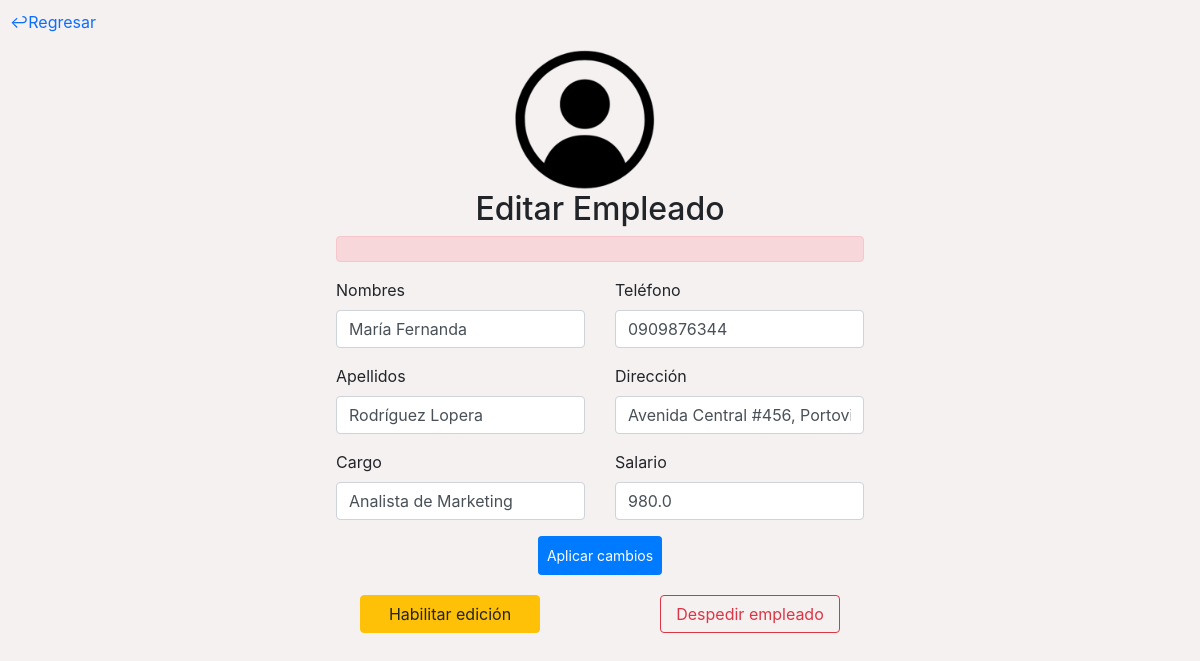
The page /administrar/empleado/2/ (signed in) on the database as committed earlier.
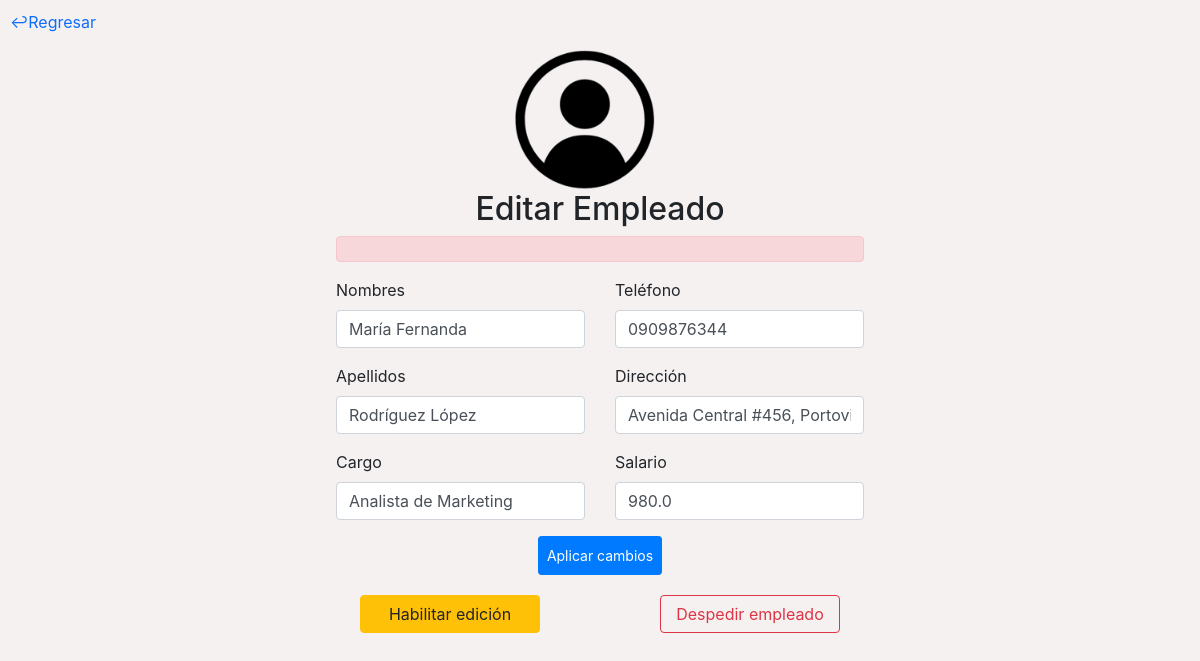
The same page on the database as committed later.
### SySdjango/Administracion/models.py (models this page shows, shortened)
class Empleado(models.Model):
    nombres = models.CharField(max_length=30)
    apellidos = models.CharField(max_length=30)
    cargo = models.CharField(max_length=100)
    telefono = models.CharField(max_length=20)
    direccion = models.CharField(max_length=200)
    fecha_ingreso = models.DateTimeField(auto_now_add=True)
    salario = models.FloatField()
    en_servicio = models.BooleanField(default=True)
    administrador = models.ForeignKey(User, on_delete=models.CASCADE)

### SySdjango/Administracion/views.py (the view, shortened to what this page needs)
# urls.py: path('administrar/empleado/<int:empleado_id>/', views.editarEmpleado, name="editarEmpleado"),
def editarEmpleado(request, empleado_id):
    empleado = Empleado.objects.get(id=empleado_id)
    idAdministrador = request.user.id
    if empleado.administrador.id == idAdministrador:
        if request.method == 'GET':
            return render(request, '02-editarEmpleado.html', {'empleado': empleado})
    else:
        return render(request, 'error.html', {'error':"Parece que has tratado de acceder a un dato que no es de tu dominio, si crees que es un error contacta a soporte"})

### templates/admTemplates/02-editarEmpleado.html (shortened to what the changed rows need)
{% load static %}
<!DOCTYPE html>
<html lang="en">
<head>
    <link href="https://cdn.jsdelivr.net/npm/bootstrap@5.3.1/dist/css/bootstrap.min.css" rel="stylesheet"
>
    <link rel="stylesheet" href="https://maxcdn.bootstrapcdn.com/bootstrap/4.5.2/css/bootstrap.min.css">
    <link rel="stylesheet" href='{% static "cssCustom/administracion.css" %}'>
</head>
<body>
    <div class="container">
        <div class="row">
            <div id="formulario" class="intangible">
                <div class="container col-xl-6  col-md-6 col-sm-4 col-sm-12">
                    <h2 id="textoForm">Editar Empleado</h2>
                    <form action="" method="POST">
                        <div class="row">
                            <div class="col-lg-6 col-md-12 col-sm-6 col-xs-12">
                                <div class="mb-3">
                                    <label for="textoForm" class="form-label">Nombres</label>
                                    <input name="nombres" type="text" class="form-control" id="inputNombres"
                                        value="{{empleado.nombres}}">
                                </div>
                                <div class="mb-3">
                                    <label for="textoForm" class="form-label">Apellidos</label>
                                    <input name="apellidos" type="text" class="form-control" id="inputApellidos"
                                        value="{{empleado.apellidos}}">
                                </div>
                                <div class="mb-3">
                                    <label for="textoForm" class="form-label">Cargo</label>
                                    <input name="cargo" type="text" class="form-control" id="inputCargo"
                                        value="{{empleado.cargo}}">
                                </div>
                            </div>
                            <div class="col-lg-6 col-md-12 col-sm-6 col-xs-12">
                                <div class="mb-3">
                                    <label for="textoForm" class="form-label">Teléfono</label>
                                    <input name="telefono" type="text" class="form-control" id="inputTelefono"
                                        value="{{empleado.telefono}}">
                                </div>
                                <div class="mb-3">
                                    <label for="textoForm" class="form-label">Dirección</label>
                                    <input name="direccion" type="text" class="form-control" id="inputTelefono"
                                        value="{{empleado.direccion}}">
                                </div>
                                <div class="mb-3">
                                    <label for="textoForm" class="form-label">Salario</label>
                                    <input name="salario" type="number" class="form-control" id="inputTelefono"
                                        value="{{empleado.salario}}">
                                </div>
                            </div>
                        </div>
                    </form>
                </div>
            </div>
        </div>
    </div>
</body>
</html>

Rows that differ between the two databases and show on the page:
changed Empleado "María Fernanda": apellidos "Rodríguez Lopera" → "Rodríguez López"
